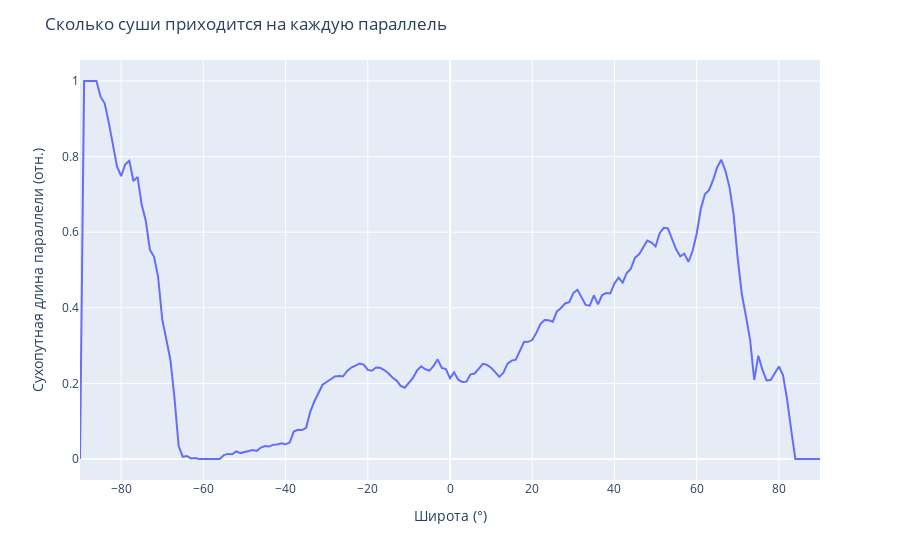

Here is the notebook cell this chart was saved with:
### Code cell
# То же, но в процентах (ведь длина окружности вдоль широты не постоянна!)
import plotly.express as px

lattitudes_land_rel = np.array(latitudes_land_lengths) / (0.001 + np.array(lattitudes_lengths))

fig = px.line(
    x=latitudes,
    y=lattitudes_land_rel,
    labels={
        "x": "Широта, °",
        "y": "Длина суши вдоль параллели, (отн.)",
    },
)
fig.update_layout(
    title="Сколько суши приходится на каждую параллель",
    xaxis_title="Широта (°)",
    yaxis_title="Сухопутная длина параллели (отн.)"
)
fig.show()

pio.write_image(
    fig, 
    "latitude_land_len_line_rel.png", 
    "png", 
    scale=2.0, 
    width=1280, 
    height=480
)

### Figure 1 — Plotly figure (JSON) as saved in the notebook; plotly's stock layout.template omitted (floating-point values rounded to 4 significant figures; data arrays with more than 128 entries replaced by an {"elided": "..."} marker saying what was removed)
{"data": [{"hovertemplate": "Широта, °=%{x}<br>Длина суши вдоль параллели, (отн.)=%{y}<extra></extra>", "legendgroup": "", "line": {"color": "#636efa", "dash": "solid"}, "marker": {"symbol": "circle"}, "mode": "lines", "name": "", "orientation": "v", "showlegend": false, "type": "scatter", "x": {"elided": "181 int values"}, "xaxis": "x", "y": {"elided": "181 float values"}, "yaxis": "y"}], "layout": {"legend": {"tracegroupgap": 0}, "margin": {"t": 60}, "title": {"text": "Сколько суши приходится на каждую параллель"}, "xaxis": {"anchor": "y", "domain": [0, 1], "title": {"text": "Широта (°)"}}, "yaxis": {"anchor": "x", "domain": [0, 1], "title": {"text": "Сухопутная длина параллели (отн.)"}}}}
